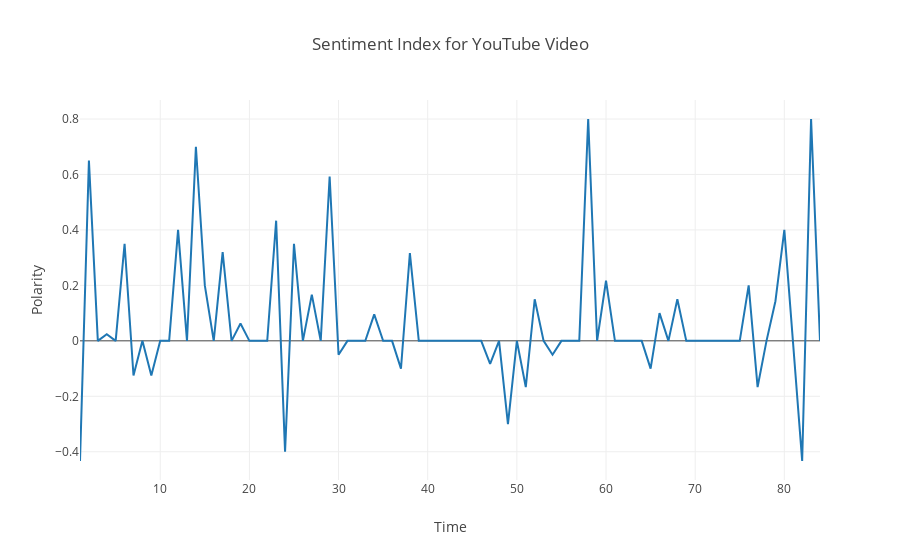

This figure's notebook cell:
### Markdown cell above
plot sentiment timeline for video: https://www.youtube.com/watch?v=JtJdZrmeYKc

### Code cell
yt = YouTube("https://www.youtube.com/watch?v=JtJdZrmeYKc")
plot = sentimentIndex(yt)

### Figure 1 — Plotly figure (JSON) as saved in the notebook; plotly's stock layout.template omitted (floating-point values rounded to 4 significant figures)
{"data": [{"mode": "lines", "type": "scatters", "x": ["1", "2", "3", "4", "5", "6", "7", "8", "9", "10", "11", "12", "13", "14", "15", "16", "17", "18", "19", "20", "21", "22", "23", "24", "25", "26", "27", "28", "29", "30", "31", "32", "33", "34", "35", "36", "37", "38", "39", "40", "41", "42", "43", "44", "45", "46", "47", "48", "49", "50", "51", "52", "53", "54", "55", "56", "57", "58", "59", "60", "61", "62", "63", "64", "65", "66", "67", "68", "69", "70", "71", "72", "73", "74", "75", "76", "77", "78", "79", "80", "81", "82", "83", "84"], "y": [-0.4333, 0.65, 0, 0.02381, 0, 0.35, -0.125, 0, -0.125, 0, 0, 0.4, 0, 0.7, 0.2, 0, 0.32, 0, 0.0625, 0, 0, 0, 0.4333, -0.4, 0.35, 0, 0.1667, 0, 0.5929, -0.05, 0, 0, 0, 0.09524, 0, 0, -0.1, 0.3167, 0, 0, 0, 0, 0, 0, 0, 0, -0.08333, 0, -0.3, 0, -0.1667, 0.15, 0, -0.05, 0, 0, 0, 0.8, 0, 0.2167, 0, 0, 0, 0, -0.1, 0.1, 0, 0.15, 0, 0, 0, 0, 0, 0, 0, 0.2, -0.1667, 0, 0.1429, 0.4, 0, -0.4333, 0.8, 0]}], "layout": {"title": "Sentiment Index for YouTube Video ", "xaxis": {"title": "Time"}, "yaxis": {"title": "Polarity"}}}
